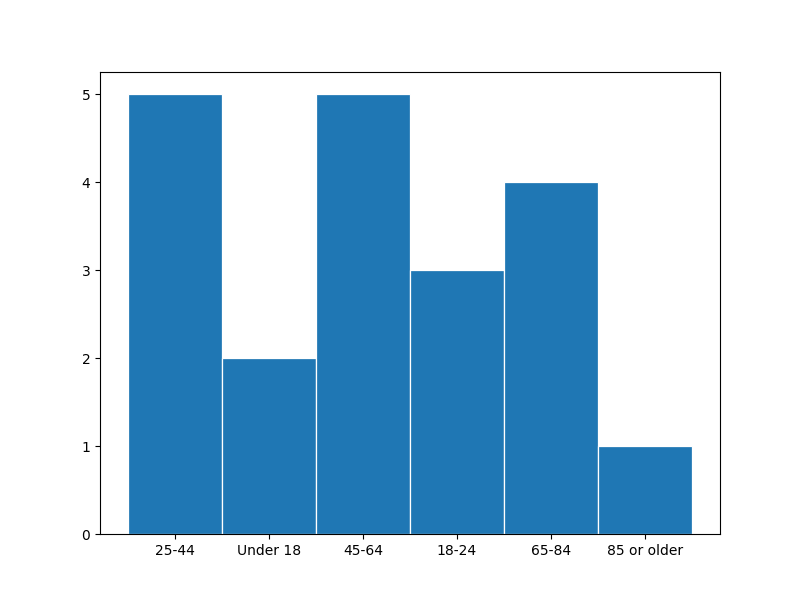

Reproduce this figure in Python.
import matplotlib.pyplot as plt
def q02():

    # Data for the histogram
    values = [5, 2, 5, 3, 4, 1]
    labels = ['25-44', 'Under 18', '45-64', '18-24', '65-84', '85 or older']

    # Bins for the histogram
    bins = range(len(values) + 1)

    # Create the histogram
    plt.figure(figsize=(8, 6))
    plt.hist(range(len(values)), bins=bins, weights=values, linewidth=0.9, edgecolor='white')

    # Set the x-ticks to match the labels
    plt.xticks(ticks=[i + 0.5 for i in range(len(labels))], labels=labels)

    # Show the plot
    #plt.show()
    path = "C:\\Users\\ADMIN\\Desktop\\My Python Projects\\WS6510582\\" + 'q02.png'
    plt.savefig(path)
